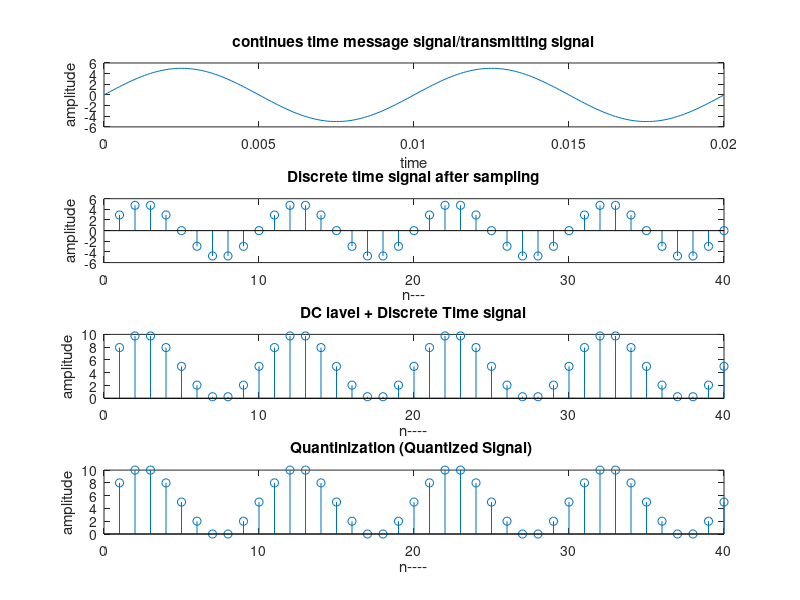

Here is the MATLAB script that generated this plot:
clc;
clear all;
close all;

A =input('Enter amplitude of transmitting signal : ');
f=100;
T=1/f;
t=0:T/100:2*T ;
n=1:40;
y=A*sin(2*pi*f*t);
subplot(4,1,1);
plot(t,y);
title('continues time message signal/transmitting signal');
xlabel('time');
ylabel('amplitude');

%sampling signal 
y1=A*sin(2*pi*f*(0.001)*n);
subplot(4,1,2);
stem(n,y1);
title('Discrete time signal after sampling');
xlabel('n---');
ylabel('amplitude');

%DC + Ac lavel 
y2=A+y1 ;
subplot(4,1,3);
stem(n,y2);
title('DC lavel + Discrete Time signal');
xlabel('n----');
ylabel('amplitude');

%quantinization 
y3=round(y2);
subplot(4,1,4);
stem(n,y3);
title('Quantinization (Quantized Signal) ');
xlabel('n----');
ylabel('amplitude');

%coding 
y4=dec2bin(y3);
disp('binary information');
disp(y4);


